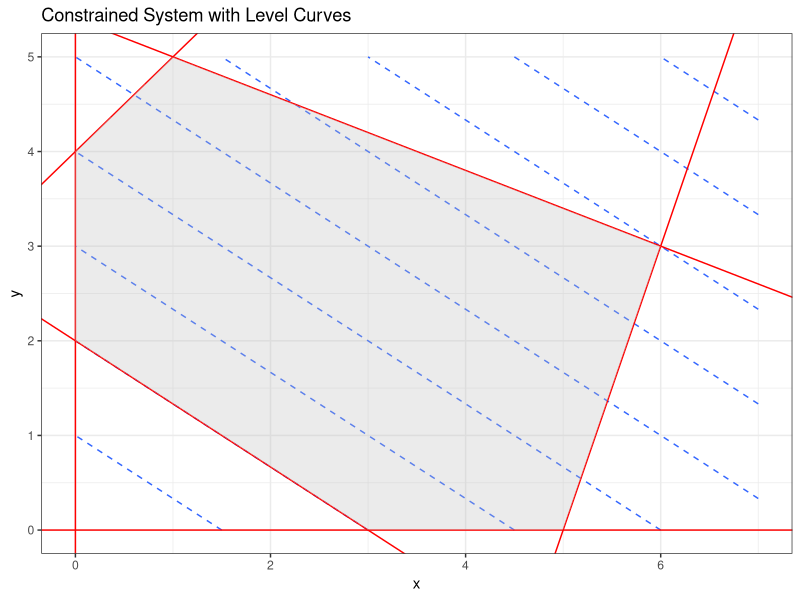

Reproduce this figure in R.
library(ggplot2)

### A plot of a linear program system
#  This would be for a system given by:
#
#  Maximize 2*x + 3*y
#  Subject to
#    x >= 0 
#    y >= 0
#    2*x + 3*y >= 6
#    3*x - y <= 15  (or -3*x + y >= -15)
#    x - y >= -4
#    2*x + 5*y <= 27 (or -2*x - 5*y >= -27)

#make up some data to create contours to visualize objective function
data <- merge(data.frame(x=seq(0,7,length=50)), data.frame(y=seq(0,5,length=50)))
data$z <- 2*data$x + 3*data$y #this would be the function to maximize/minize; here 2*x + 3*y

#Used to color the polygon showing the feasible space.
#The point I'm putting in for x,y coordinates are based on intersections (extreme points)
#of the constraints.
shadeMe <- data.frame(x=c(3,5,6,1,0,0),y=c(0,0,3,5,4,2))

#Everything with a call to geom_abline, geom_hline, or geom_vline is defining/plotting a constraint
ggplot(data, aes(x,y)) + geom_contour(aes(z=z), bins = 10, linetype =2) + geom_abline(aes(intercept = 2, slope = -2/3), col="red") + 
  geom_hline(aes(yintercept = 0 ), col="red") + 
  geom_vline(aes(xintercept = 0), col="red") + 
  geom_abline(aes(intercept = -15, slope = 3), col="red") + 
  geom_abline(aes(intercept = 4, slope = 1), col="red") + 
  geom_abline(aes(intercept = 27/5, slope = -2/5), col="red") + 
  geom_polygon(data = shadeMe, aes(x,y), fill = "gray", alpha = 0.3) +
  theme_bw() + ggtitle("Constrained System with Level Curves")